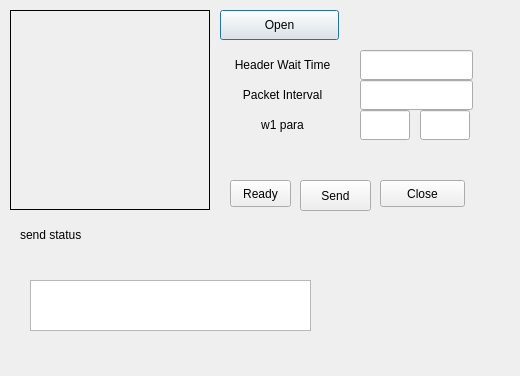
<?xml version="1.0" encoding="UTF-8"?>
<ui version="4.0">
 <class>send_img_dwt_fountain</class>
 <widget class="QDialog" name="send_img_dwt_fountain">
  <property name="geometry">
   <rect>
    <x>0</x>
    <y>0</y>
    <width>520</width>
    <height>376</height>
   </rect>
  </property>
  <property name="windowTitle">
   <string>Dialog</string>
  </property>
  <widget class="QLineEdit" name="le_packet_interval">
   <property name="geometry">
    <rect>
     <x>360</x>
     <y>80</y>
     <width>113</width>
     <height>30</height>
    </rect>
   </property>
  </widget>
  <widget class="QLabel" name="label_send_image_status">
   <property name="geometry">
    <rect>
     <x>20</x>
     <y>219</y>
     <width>330</width>
     <height>31</height>
    </rect>
   </property>
   <property name="text">
    <string>send status</string>
   </property>
   <property name="alignment">
    <set>Qt::AlignLeading|Qt::AlignLeft|Qt::AlignVCenter</set>
   </property>
  </widget>
  <widget class="QLabel" name="lab_packet_interval">
   <property name="geometry">
    <rect>
     <x>220</x>
     <y>80</y>
     <width>125</width>
     <height>30</height>
    </rect>
   </property>
   <property name="text">
    <string>Packet Interval</string>
   </property>
   <property name="alignment">
    <set>Qt::AlignCenter</set>
   </property>
  </widget>
  <widget class="QTextEdit" name="te_send_status">
   <property name="geometry">
    <rect>
     <x>30</x>
     <y>280</y>
     <width>281</width>
     <height>51</height>
    </rect>
   </property>
  </widget>
  <widget class="QLabel" name="label">
   <property name="geometry">
    <rect>
     <x>10</x>
     <y>10</y>
     <width>200</width>
     <height>200</height>
    </rect>
   </property>
   <property name="styleSheet">
    <string notr="true">QLabel{
     border-width: 1px;
     border-style: solid;
     border-color: rgb(0, 0, 0);
}</string>
   </property>
   <property name="text">
    <string/>
   </property>
  </widget>
  <widget class="QPushButton" name="pushButton_open">
   <property name="geometry">
    <rect>
     <x>220</x>
     <y>10</y>
     <width>119</width>
     <height>30</height>
    </rect>
   </property>
   <property name="text">
    <string>Open</string>
   </property>
  </widget>
  <widget class="QLabel" name="lab_header_wait_time">
   <property name="geometry">
    <rect>
     <x>220</x>
     <y>50</y>
     <width>125</width>
     <height>30</height>
    </rect>
   </property>
   <property name="text">
    <string>Header Wait Time</string>
   </property>
   <property name="alignment">
    <set>Qt::AlignCenter</set>
   </property>
  </widget>
  <widget class="QLineEdit" name="le_header_wait_time">
   <property name="geometry">
    <rect>
     <x>360</x>
     <y>50</y>
     <width>113</width>
     <height>30</height>
    </rect>
   </property>
  </widget>
  <widget class="QLineEdit" name="le_w1_size">
   <property name="geometry">
    <rect>
     <x>360</x>
     <y>110</y>
     <width>50</width>
     <height>30</height>
    </rect>
   </property>
  </widget>
  <widget class="QLabel" name="lab_w1_para">
   <property name="geometry">
    <rect>
     <x>220</x>
     <y>110</y>
     <width>125</width>
     <height>30</height>
    </rect>
   </property>
   <property name="text">
    <string>w1 para</string>
   </property>
   <property name="alignment">
    <set>Qt::AlignCenter</set>
   </property>
  </widget>
  <widget class="QLineEdit" name="le_w1_pro">
   <property name="geometry">
    <rect>
     <x>420</x>
     <y>110</y>
     <width>50</width>
     <height>30</height>
    </rect>
   </property>
  </widget>
  <widget class="QPushButton" name="pushButton_close">
   <property name="geometry">
    <rect>
     <x>380</x>
     <y>180</y>
     <width>85</width>
     <height>27</height>
    </rect>
   </property>
   <property name="text">
    <string>Close</string>
   </property>
  </widget>
  <widget class="QPushButton" name="pushButton_send">
   <property name="geometry">
    <rect>
     <x>300</x>
     <y>180</y>
     <width>71</width>
     <height>31</height>
    </rect>
   </property>
   <property name="text">
    <string>Send</string>
   </property>
  </widget>
  <widget class="QPushButton" name="btn_ready">
   <property name="geometry">
    <rect>
     <x>230</x>
     <y>180</y>
     <width>61</width>
     <height>27</height>
    </rect>
   </property>
   <property name="text">
    <string>Ready</string>
   </property>
  </widget>
 </widget>
 <resources/>
 <connections/>
</ui>
